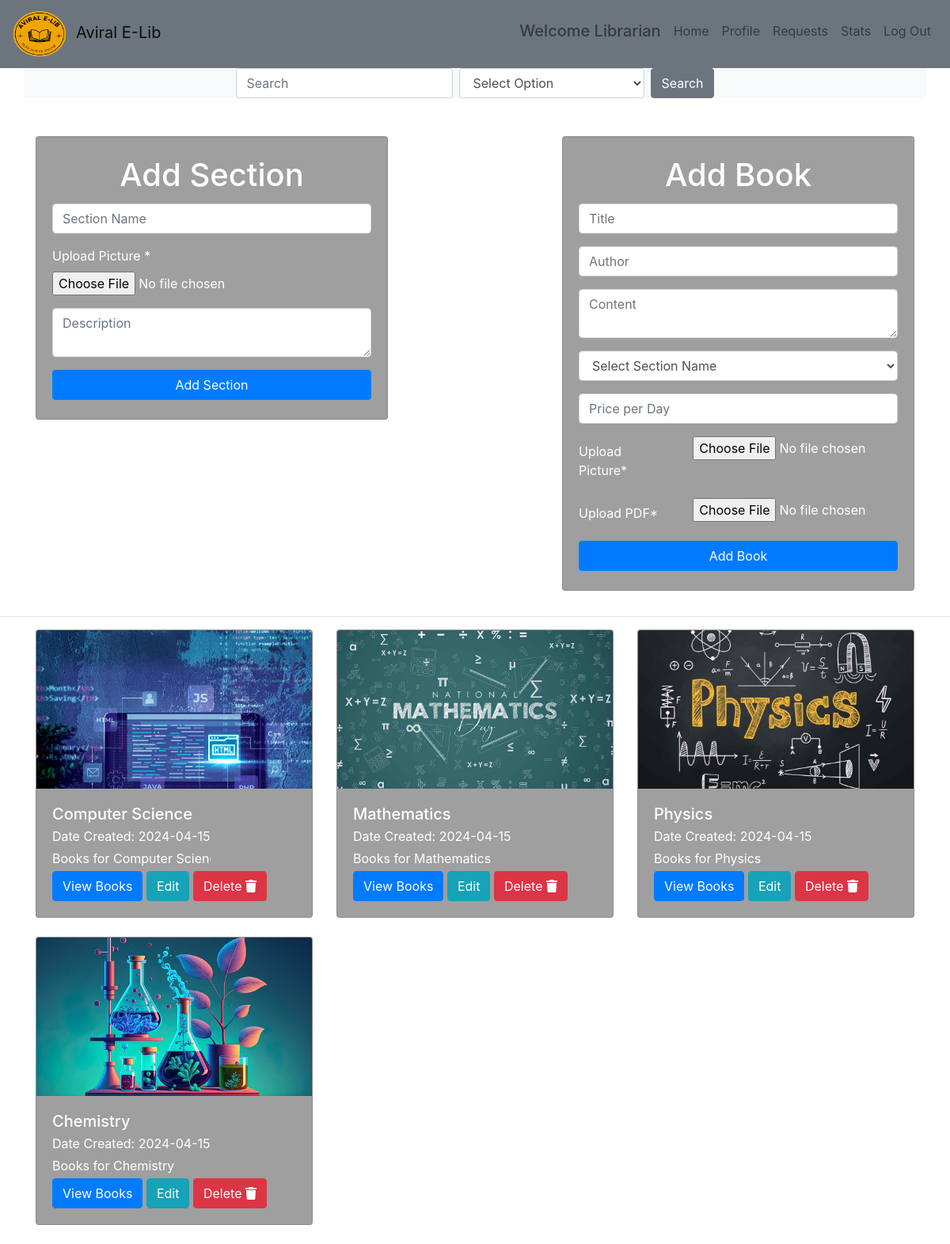
/librarian_dashboard (signed in), run on the app's committed database.
### application/models.py (models this page shows, shortened)
class Section(db.Model):
    id = db.Column(db.Integer, primary_key=True, autoincrement=True)
    section_name = db.Column(db.String(100), nullable=False)
    date_created = db.Column(db.DateTime, nullable=False, default=datetime.utcnow)
    description = db.Column(db.Text, nullable=False)
    image = db.Column(db.String(255), nullable=False)

### application/routes.py (the view)
@app.route('/librarian_dashboard')
def librarian_dashboard():
    if 'user' in session and session['user']['role'] == 'librarian':
        sections = Section.query.all()
        return render_template('librarian_dashboard.html', sections=sections)
    else:
        return redirect(url_for('librarian_login'))

### templates/librarian_dashboard.html (shortened to what this page needs)
{% extends 'basefor_admin.html' %}
{% block content %}
<div class="container">
    <div class="row justify-content-center mt-5">
        <div class="col-md-5">
            <div class="d-flex flex-column h-100">
                <div class="card card-overlay mb-3">
                    <div class="card-body py-4">
                        <h1 class="card-title text-center">Add Section</h1>
                        <form action="{{ url_for('add_section') }}" method="POST" enctype="multipart/form-data">
                            <div class="form-group mb-3">
                                <input type="text" class="form-control" name="section_name" placeholder="Section Name" required>
                            </div>
                            <div class="form-group mb-3">
                                <label for="image">Upload Picture *</label>
                                <input type="file" class="form-control-file" name="image" accept="image/*" required>
                            </div>
                            <div class="form-group mb-3 ">
                                <textarea class="form-control" name="description" placeholder="Description" required></textarea>
                            </div>
                            <button type="submit" class="btn btn-primary btn-block" >Add Section</button>
                        </form>
                    </div>
                </div>
            </div>
        </div>
        <div class="col-md-5">
            <div class="d-flex flex-column h-100">
                <div class="card card-overlay mb-3">
                    <div class="card-body py-4">
                        <h1 class="card-title text-center">Add Book</h1>
                        <form action="{{ url_for('add_book') }}" method="POST" enctype="multipart/form-data">
                            <div class="form-group mb-3">
                                <input type="text" class="form-control" name="title" placeholder="Title" required>
                            </div>
                            <div class="form-group mb-3">
                                <input type="text" class="form-control" name="author" placeholder="Author" required>
                            </div>
                            <div class="form-group mb-3">
                                <textarea class="form-control" name="content" placeholder="Content" required></textarea>
                            </div>
                            <div class="form-group mb-3">
                                <select class="form-control" name="section" required>
                                    <option value="">Select Section Name</option>
                                </select>
                            </div>
                            <div class="form-group mb-3">
                                <input type="number" class="form-control" name="price_per_day" placeholder="Price per Day" step="0.02" required>
                            </div>
                            <div class="form-group mb-3 row">
                                <label for="image" class="col-sm-4 col-form-label">Upload Picture*</label>
                                <div class="col-sm-8">
                                    <input type="file" class="form-control-file" id="image" name="image" accept="image/*" required>
                                </div>
                            </div>
                            <div class="form-group mb-3 row">
                                <label for="pdf" class="col-sm-4 col-form-label">Upload PDF*</label>
                                <div class="col-sm-8">
                                    <input type="file" class="form-control-file" id="pdf" name="pdf" accept=".pdf" required>
                                </div>
                            </div>
                            <button type="submit" class="btn btn-primary btn-block">Add Book</button>
                        </form>
                    </div>
                </div>
            </div>
        </div>
    </div>
</div>
<hr>
<div class="container">
    <div class="row">
        {% for section in sections %}
        <div class="col-md-4 mb-4">
            <div class="card">
                <img src="{{ url_for('static', filename=section.image.replace('\\', '/')) }}" class="card-img-top custom-card-img" alt="{{ section.section_name }} ">
                <div class="card-body">
                    <h5 class="card-title mb-1">{{ section.section_name }}</h5>
                    <p class="card-text mb-1">Date Created: {{ section.date_created.strftime('%Y-%m-%d') }}</p>
                    <p class="card-text  mb-1 description">{{ section.description}}</p>
                    <a href="{{ url_for('section_books', section_id=section.id) }}" class="btn btn-primary">View Books</a>
                    <a href="{{ url_for('edit_section', section_id=section.id) }}" class="btn btn-info">Edit</a>
                    <form action="{{ url_for('delete_section', section_id=section.id) }}" method="POST" class="d-inline">
                        <button type="submit" class="btn btn-danger" onclick="return confirm('Are you sure you want to delete this section?')">Delete <i class="fa fa-trash" aria-hidden="true"></i></button>
                    </form>
                </div>
            </div>
        </div>
        {% endfor %}
    </div>
</div>
{% endblock content %}

### static/css/style.css (style rules this page uses)
.card { background-color: transparent; background-color: rgba(0, 0, 0, 0.377); color: #fff; }
.custom-card-img { height: 200px; width: 100%; object-fit: cover; }
.description { max-height: 100px; overflow: hidden; width: 200px; white-space: nowrap; }

### data on the page
Section: shows a picture, section_name "Computer Science", date_created "2024-04-15", description "Books for Computer…"
Section: shows a picture, section_name "Mathematics", date_created "2024-04-15", description "Books for Mathematics"
Section: section_name (picture), section_name "Physics", date_created "2024-04-15", description "Books for Physics"
Section: section_name (picture), section_name "Chemistry", date_created "2024-04-15", description "Books for Chemistry"

### other printed values
{{ session.get('user')['name'] }} "Librarian"
